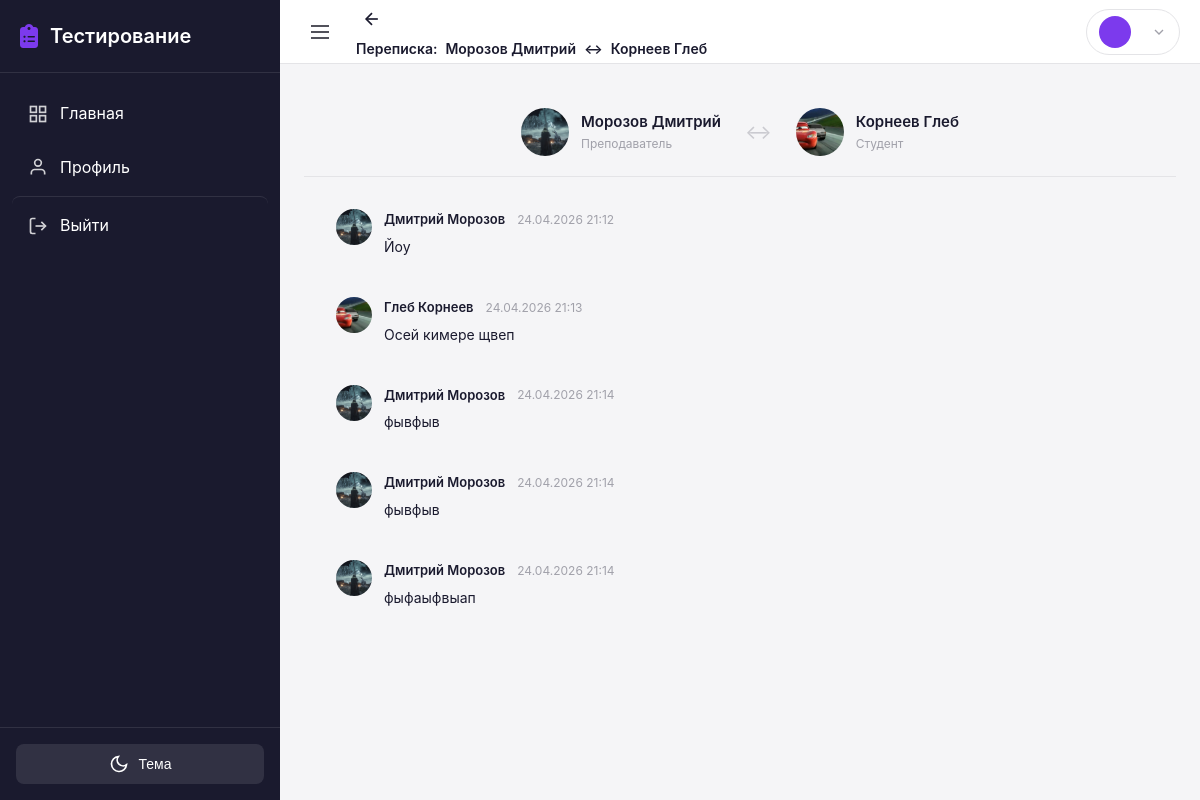
Page /chat/admin/5/6/ (signed in) on the earlier database version.
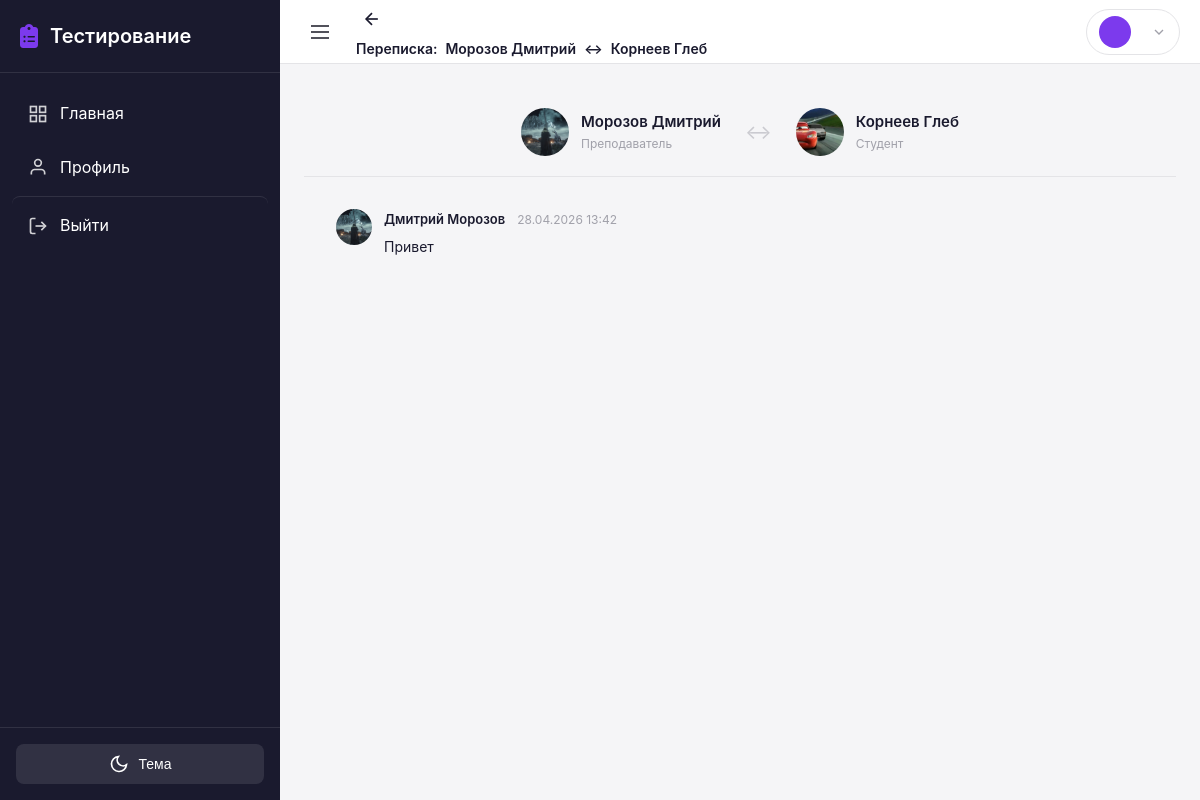
Same page on the later database version.
### users/models.py (models this page shows, shortened)
class User(AbstractUser):
    role = models.CharField(
        max_length=10,
        choices=UserRole.choices,
        default=UserRole.STUDENT,
        verbose_name='Р РѕР»СЊ'
    )
    phone = models.CharField(
        max_length=20,
        blank=True,
        verbose_name='РўРµР»РµС„РѕРЅ'
    )
    birth_date = models.DateField(
        null=True,
        blank=True,
        verbose_name='Р”Р°С‚Р° СЂРѕР¶РґРµРЅРёСЏ'
    )
    patronymic = models.CharField(
        max_length=100,
        blank=True,
        verbose_name='РћС‚С‡РµСЃС‚РІРѕ'
    )
    class Meta:
        verbose_name = 'РџРѕР»СЊР·РѕРІР°С‚РµР»СЊ'
        verbose_name_plural = 'РџРѕР»СЊР·РѕРІР°С‚РµР»Рё'
    @property
    def is_teacher(self):
        return self.role == UserRole.TEACHER
    @property
    def is_student(self):
        return self.role == UserRole.STUDENT

class Profile(models.Model):
    user = models.OneToOneField(
        User,
        on_delete=models.CASCADE,
        related_name='profile',
        verbose_name='РџРѕР»СЊР·РѕРІР°С‚РµР»СЊ'
    )
    avatar = models.ImageField(
        upload_to='avatars/',
        null=True,
        blank=True,
        verbose_name='РђРІР°С‚Р°СЂ'
    )
    bio = models.TextField(
        blank=True,
        verbose_name='Рћ СЃРµР±Рµ'
    )
    group = models.ForeignKey(
        'groups.Group',
        on_delete=models.SET_NULL,
        null=True,
        blank=True,
        related_name='students',
        verbose_name='Р“СЂСѓРїРїР°',
        help_text='Р“СЂСѓРїРїР°, Рє РєРѕС‚РѕСЂРѕР№ РїСЂРёРЅР°РґР»РµР¶РёС‚ СЃС‚СѓРґРµРЅС‚'
    )
    real_group = models.CharField(
        max_length=50,
        blank=True,
        verbose_name='Р РµР°Р»СЊРЅР°СЏ РіСЂСѓРїРїР°',
        help_text='Р”Р»СЏ СЃС‚СѓРґРµРЅС‚РѕРІ РїРѕСЃР»Рµ 11 РєР»Р°СЃСЃР° (РЅР°РїСЂРёРјРµСЂ, 11РРЎ-1/26)'
    )
    created_at = models.DateTimeField(
        auto_now_add=True,
        verbose_name='Р”Р°С‚Р° СЃРѕР·РґР°РЅРёСЏ'
    )
    updated_at = models.DateTimeField(
        auto_now=True,
        verbose_name='Р”Р°С‚Р° РѕР±РЅРѕРІР»РµРЅРёСЏ'
    )
    last_seen_at = models.DateTimeField(
        null=True,
        blank=True,
        verbose_name='РџРѕСЃР»РµРґРЅРёР№ Р·Р°С…РѕРґ РІ СЃРµС‚СЊ'
    )
    class Meta:
        verbose_name = 'РџСЂРѕС„РёР»СЊ'
        verbose_name_plural = 'РџСЂРѕС„РёР»Рё'

### chat/models.py (models this page shows, shortened)
class Message(models.Model):
    sender = models.ForeignKey(
        settings.AUTH_USER_MODEL,
        on_delete=models.CASCADE,
        related_name='sent_messages',
        verbose_name='Отправитель',
    )
    receiver = models.ForeignKey(
        settings.AUTH_USER_MODEL,
        on_delete=models.CASCADE,
        related_name='received_messages',
        verbose_name='Получатель',
    )
    text = models.TextField(verbose_name='Текст сообщения')
    is_read = models.BooleanField(default=False, verbose_name='Прочитано')
    created_at = models.DateTimeField(auto_now_add=True, verbose_name='Дата отправки')
    class Meta:
        verbose_name = 'Сообщение'
        verbose_name_plural = 'Сообщения'
        ordering = ['created_at']
        indexes = [
            models.Index(fields=['sender', 'receiver', 'created_at']),
            models.Index(fields=['receiver', 'is_read']),
        ]
    @classmethod
    def get_conversation(cls, user1, user2):
        return cls.objects.filter(
            Q(sender=user1, receiver=user2) | Q(sender=user2, receiver=user1)
        ).select_related('sender', 'receiver')

### chat/views.py (the view)
# urls.py: path('chat/admin/<int:user1_id>/<int:user2_id>/', views.admin_chat_view, name='admin_chat'),
@login_required
def admin_chat_view(request, user1_id, user2_id):
    if request.user.role != 'admin':
        return redirect('chat:contacts')
    user1 = get_object_or_404(User, id=user1_id)
    user2 = get_object_or_404(User, id=user2_id)
    chat_messages = Message.get_conversation(user1, user2)
    context = {
        'user1': user1,
        'user2': user2,
        'chat_messages': chat_messages,
    }
    return render(request, 'chat/admin_chat.html', context)

### chat/context_processors.py (called while the page is built)
def unread_messages_count(request):
    if request.user.is_authenticated:
        count = Message.objects.filter(receiver=request.user, is_read=False).count()
        return {'total_unread_messages': count}
    return {'total_unread_messages': 0}

### testingPlatform/ngrok_skip_warning.py (called while the page is built)
    def __call__(self, request):
        request.META['HTTP_NGROK_SKIP_BROWSER_WARNING'] = 'true'
        response = self.get_response(request)
        response['ngrok-skip-browser-warning'] = 'true'
        return response

### templates/chat/admin_chat.html (shortened to what this page needs)
{% extends 'base.html' %}
{% block topbar_title %}
    <a href="{% url 'chat:admin_chat_list' %}" class="chat-back-btn">
        <svg width="20" height="20" viewBox="0 0 24 24" fill="none" stroke="currentColor" stroke-width="2">
            <line x1="19" y1="12" x2="5" y2="12"></line>
            <polyline points="12 19 5 12 12 5"></polyline>
        </svg>
    </a>
    <span class="chat-with-user">
        <span>Переписка:</span>
        <strong>{{ user1.last_name }} {{ user1.first_name }}</strong>
        <span>↔</span>
        <strong>{{ user2.last_name }} {{ user2.first_name }}</strong>
    </span>
{% endblock %}
{% block content %}
<div class="admin-chat-view">
    <div class="admin-chat-header">
        <div class="user-info">
            <div class="user-avatar-large">
                {% if user1.profile.avatar %}
                    <img src="{{ user1.profile.avatar.url }}" alt="{{ user1.last_name }}">
                {% else %}
                    <span>{{ user1.first_name|first }}{{ user1.last_name|first }}</span>
                {% endif %}
            </div>
            <div>
                <div class="user-name">{{ user1.last_name }} {{ user1.first_name }}</div>
                <div class="user-role">{{ user1.get_role_display }}</div>
            </div>
        </div>
        <div class="vs-icon">↔</div>
        <div class="user-info">
            <div class="user-avatar-large">
                {% if user2.profile.avatar %}
                    <img src="{{ user2.profile.avatar.url }}" alt="{{ user2.last_name }}">
                {% else %}
                    <span>{{ user2.first_name|first }}{{ user2.last_name|first }}</span>
                {% endif %}
            </div>
            <div>
                <div class="user-name">{{ user2.last_name }} {{ user2.first_name }}</div>
                <div class="user-role">{{ user2.get_role_display }}</div>
            </div>
        </div>
    </div>
    <div class="admin-messages">
        {% for message in chat_messages %}
            <div class="admin-message {% if message.sender.id == user1.id %}from-user1{% else %}from-user2{% endif %}">
                <div class="message-sender-badge">
                    {% if message.sender.profile.avatar %}
                        <img src="{{ message.sender.profile.avatar.url }}" alt="{{ message.sender.last_name }}">
                    {% else %}
                        <span>{{ message.sender.first_name|first }}{{ message.sender.last_name|first }}</span>
                    {% endif %}
                </div>
                <div class="message-body">
                    <div class="message-meta">
                        <span class="sender-name">{{ message.sender.get_full_name|default:message.sender.username }}</span>
                        <span class="message-date">{{ message.created_at|date:"d.m.Y H:i" }}</span>
                    </div>
                    <div class="message-text">{{ message.text|linebreaksbr }}</div>
                </div>
            </div>
        {% empty %}
            <div class="no-messages">
                <p>В этой переписке нет сообщений</p>
            </div>
        {% endfor %}
    </div>
</div>
{% endblock %}

### templates/base.html (shortened to what this page needs)
<!DOCTYPE html>
<html lang="ru" data-theme="light">
<head>
    {% load static %}
    <link rel="stylesheet" href="{% static 'css/style.css' %}">
    <link rel="stylesheet" href="https://cdnjs.cloudflare.com/ajax/libs/font-awesome/6.5.1/css/all.min.css">
</head>
<body>
    <div class="app-container">
        <aside class="sidebar" id="sidebar">
            <div class="sidebar-header">
                <a href="{% url 'dashboard' %}" class="logo">
                    <i class="fa-solid fa-clipboard-list logo-icon"></i>
                    <span class="logo-text">Тестирование</span>
                </a>
            </div>
            <nav class="sidebar-nav">
                {% if user.is_authenticated %}
                    <a href="{% url 'dashboard' %}" class="nav-item ">
                        <svg class="nav-icon" width="20" height="20" viewBox="0 0 24 24" fill="none" stroke="currentColor" stroke-width="2">
                            <rect x="3" y="3" width="7" height="7"></rect>
                            <rect x="14" y="3" width="7" height="7"></rect>
                            <rect x="14" y="14" width="7" height="7"></rect>
                            <rect x="3" y="14" width="7" height="7"></rect>
                        </svg>
                        <span>Главная</span>
                    </a>
                    <a href="{% url 'profile' %}" class="nav-item {% if request.resolver_match.url_name == 'profile' %}active{% endif %}">
                        <svg class="nav-icon" width="20" height="20" viewBox="0 0 24 24" fill="none" stroke="currentColor" stroke-width="2">
                            <path d="M20 21v-2a4 4 0 0 0-4-4H8a4 4 0 0 0-4 4v2"></path>
                            <circle cx="12" cy="7" r="4"></circle>
                        </svg>
                        <span>Профиль</span>
                    </a>
                    <a href="{% url 'logout' %}" class="nav-item nav-item-logout">
                        <svg class="nav-icon" width="20" height="20" viewBox="0 0 24 24" fill="none" stroke="currentColor" stroke-width="2">
                            <path d="M9 21H5a2 2 0 0 1-2-2V5a2 2 0 0 1 2-2h4"></path>
                            <polyline points="16 17 21 12 16 7"></polyline>
                            <line x1="21" y1="12" x2="9" y2="12"></line>
                        </svg>
                        <span>Выйти</span>
                    </a>
                {% endif %}
            </nav>
            <div class="sidebar-footer">
                <div class="theme-toggle">
                    <button class="theme-toggle-btn" id="themeToggle" aria-label="Переключить тему">
                        <svg class="moon-icon" width="20" height="20" viewBox="0 0 24 24" fill="none" stroke="currentColor" stroke-width="2">
                            <path d="M21 12.79A9 9 0 1 1 11.21 3 7 7 0 0 0 21 12.79z"></path>
                        </svg>
                        <span class="theme-label">Тема</span>
                    </button>
                </div>
            </div>
        </aside>
        <div class="main-content">
            <header class="topbar">
                <button class="menu-toggle" id="menuToggle" aria-label="Открыть меню">
                    <svg width="24" height="24" viewBox="0 0 24 24" fill="none" stroke="currentColor" stroke-width="2">
                        <line x1="3" y1="12" x2="21" y2="12"></line>
                        <line x1="3" y1="6" x2="21" y2="6"></line>
                        <line x1="3" y1="18" x2="21" y2="18"></line>
                    </svg>
                </button>
                <div class="topbar-title">
                    {% block topbar_title %}{% endblock %}
                </div>
                <div class="topbar-actions">
                    {% if user.is_authenticated %}
                        <div class="user-menu" id="userMenu">
                            <button class="user-menu-btn" id="userMenuBtn">
                                <div class="user-avatar-small">
                                </div>
                                <svg class="user-menu-arrow" width="16" height="16" viewBox="0 0 24 24" fill="none" stroke="currentColor" stroke-width="2">
                                    <polyline points="6 9 12 15 18 9"></polyline>
                                </svg>
                            </button>
                        </div>
                    {% endif %}
                </div>
            </header>
            <main class="content">
                {% block content %}{% endblock %}
            </main>
        </div>
    </div>
</body>
</html>

### templates/chat/admin_chat.html (style rules this page uses)
.admin-chat-view { background: var(--card-bg); border-radius: 12px; overflow: hidden; }
.admin-chat-header { display: flex; align-items: center; justify-content: center; gap: 24px; padding: 20px; background: var(--bg-color); border-bottom: 1px solid var(--border-color); }
.user-info { display: flex; align-items: center; gap: 12px; }
.user-avatar-large { width: 48px; height: 48px; border-radius: 50%; background: var(--primary-color); color: white; display: flex; align-items: center; justify-content: center; font-weight: 600; font-size: 18px; overflow: hidden; }
.user-avatar-large img { width: 100%; height: 100%; object-fit: cover; }
.user-name { font-weight: 600; font-size: 15px; }
.user-role { font-size: 12px; color: var(--text-muted); }
.vs-icon { font-size: 20px; color: var(--text-muted); opacity: 0.5; }
.admin-messages { padding: 20px; max-height: calc(100vh - 280px); overflow-y: auto; }
.admin-message { display: flex; gap: 12px; margin-bottom: 16px; padding: 12px; border-radius: 8px; background: var(--bg-color); }
.message-sender-badge { width: 36px; height: 36px; border-radius: 50%; background: var(--primary-color); color: white; display: flex; align-items: center; justify-content: center; font-weight: 600; font-size: 14px; flex-shrink: 0; overflow: hidden; }
.message-sender-badge img { width: 100%; height: 100%; object-fit: cover; }
.message-body { flex: 1; min-width: 0; }
.message-meta { display: flex; align-items: center; gap: 12px; margin-bottom: 6px; }
.sender-name { font-weight: 600; font-size: 13px; }
.message-date { font-size: 12px; color: var(--text-muted); }
.message-text { font-size: 14px; line-height: 1.5; word-wrap: break-word; }
.chat-back-btn { display: inline-flex; align-items: center; justify-content: center; width: 32px; height: 32px; border-radius: 8px; background: var(--hover-bg); color: var(--text-color); margin-right: 12px; transition: background-color 0.2s; }
.chat-with-user { display: flex; align-items: center; gap: 8px; font-size: 14px; }
.chat-with-user strong { font-weight: 600; }

Differences in the rows shown:
removed Message: sender.profile.avatar (picture), sender.get_full_name "Дмитрий Морозов", created_at "24.04.2026 21:12", text "Йоу"
removed Message: sender.profile.avatar (picture), sender.get_full_name "Глеб Корнеев", created_at "24.04.2026 21:13", text "Осей кимере щвеп"
removed Message: sender.profile.avatar (picture), sender.get_full_name "Дмитрий Морозов", created_at "24.04.2026 21:14", text "фывфыв"
removed Message: sender.profile.avatar (picture), sender.get_full_name "Дмитрий Морозов", created_at "24.04.2026 21:14", text "фывфыв"
removed Message: sender.profile.avatar (picture), sender.get_full_name "Дмитрий Морозов", created_at "24.04.2026 21:14", text "фыфаыфвыап"
added Message: sender.profile.avatar (picture), sender.get_full_name "Дмитрий Морозов", created_at "28.04.2026 13:42", text "Привет"
